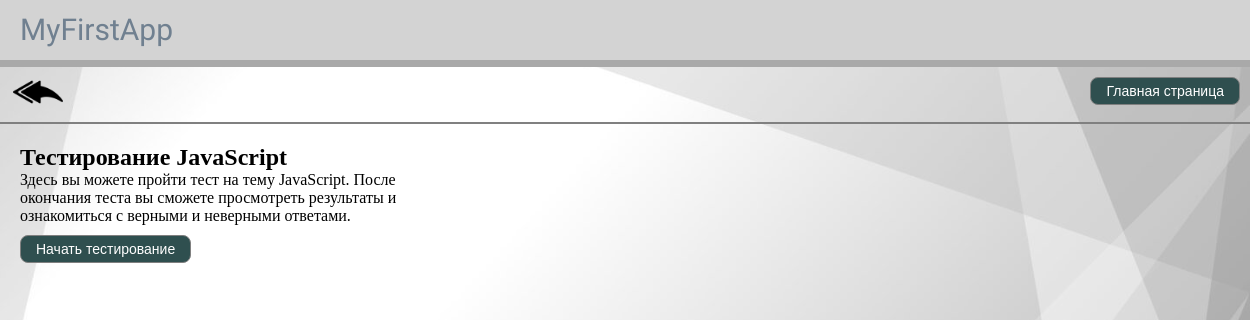
The app's page /main/test/1/ with its own data.
### courses/models.py (models this page shows, shortened)
class Test(models.Model):
    title = models.CharField(max_length=50)
    preview = models.ImageField(upload_to="courses")
    description = models.TextField()
    class Meta:
        verbose_name = "Тест"
        verbose_name_plural = "Тесты"

### courses/views.py (the view)
# urls.py: path("test/", TestView.as_view(), name="test_view"),
def test(request, pk):
    test = Test.objects.get(id=pk)
    return render(request, "test_pass.html", {"test": test})

### templates/test_pass.html (shortened to what this page needs)
<!DOCTYPE html>
{% load static %}
<html lang="en">
<head>
    <link rel="stylesheet" href="{% static 'courses/style.css' %}">
    <link rel="stylesheet" href="{% static 'users/red.css' %}">
</head>
<body>
    {% include 'header.html' %}
    {% include 'header-2.html' %}
    <div class="test-pass">
        <form action="{% url 'test_attempt' test.id %}" method="post">
            <h2>{{ test.title }}</h2>
            <p>{{ test.description}}</p>
            <button>Начать тестирование</button>
        </form>
    </div>
</body>
</html>

### static/courses/style.css (style rules this page uses)
* { margin:0; padding:0; }
body { background-image: url('/static/users/ground.jpg'); background-size: cover; overflow-x: hidden; }
.test-pass { width: 400px; height: 400px; margin: 10px; padding: 10px; }
.test-pass button { margin-left: 0px; }

### static/users/red.css (style rules this page uses)
* { margin:0; padding:0; }
body { background-image: url('/static/users/ground.jpg'); background-size: cover; overflow-x: hidden; }
button, .enter { background-color: DarkSlateGray; border: none; color: white; padding: 5px 15px; text-align: center; text-decoration: none; display: inline-block; font-size: 14px; border-radius: 8px; margin: 10px; border: 1px solid Grey; }

### records on screen
Test: title "Тестирование JavaScript", description "Здесь вы можете пройти тест на тему JavaScript. После окончания теста вы сможете просмотреть результаты и ознакомиться с верными и неверными ответами."
